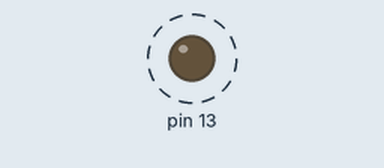
Recording of a sketch running on a simulated Arduino Uno, built with avr-gcc and run on an emulated ATmega328P. Parts: output pins drawn as LEDs (lit = HIGH). Dashed ring = blinking.

Above: at 26.81 s.
Timing chart, 0 to 40.0 s (numbered marks = the images above):
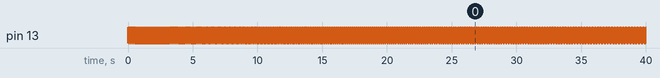

The sketch:

ulazniSignalArduino.ino
```cpp
void setup() {
  pinMode(13,OUTPUT);
  Serial.begin(9600);
}


void loop() {

  for(int i=0; i<10; i++){
    digitalWrite(13,HIGH);
    delay(56);
    digitalWrite(13,LOW);
    delay(56);
  }

  for(int i=0; i<10; i++){
    digitalWrite(13,HIGH);
    delay(58);
    digitalWrite(13,LOW);
    delay(58);
  }

  for(int i=0; i<10; i++){
    digitalWrite(13,HIGH);
    delay(59);
    digitalWrite(13,LOW);
    delay(59);
  }

  for(int i=0; i<10; i++){
    digitalWrite(13,HIGH);
    delay(60);
    digitalWrite(13,LOW);
    delay(60);
  }

  for(int i=0; i<10 ;i++){
    digitalWrite(13,HIGH);
    delay(61);
    digitalWrite(13,LOW);
    delay(61);
  }

  for(int i=0; i<10; i++){
    digitalWrite(13,HIGH);
    delay(63);
    digitalWrite(13,LOW);
    delay(63);
  }

  for(int i=0; i<10; i++){
    digitalWrite(13,HIGH);
    delay(64);
    digitalWrite(13,LOW);
    delay(64);
  }

  for(int i=0; i<10; i++){
    digitalWrite(13,HIGH);
    delay(66);
    digitalWrite(13,LOW);
    delay(66);
  }

  for(int i=0; i<10; i++){
    digitalWrite(13,HIGH);
    delay(67);
    digitalWrite(13,LOW);
    delay(67);
  }

  for(int i=0; i<10; i++){
    digitalWrite(13,HIGH);
    delay(69);
    digitalWrite(13,LOW);
    delay(69);
  }

  for(int i=0; i<10; i++){
    digitalWrite(13,HIGH);
    delay(71);
    digitalWrite(13,LOW);
    delay(71);
  }

//----------------------------------------------------------------------------------------------------

  for(int i=0; i<10; i++){
    digitalWrite(13,HIGH);
    delay(73);
    digitalWrite(13,LOW);
    delay(73);
  }

  for(int i=0; i<10; i++){
    digitalWrite(13,HIGH);
    delay(74);
    digitalWrite(13,LOW);
    delay(74);
  }

  for(int i=0; i<10; i++){
    digitalWrite(13,HIGH);
    delay(76);
    digitalWrite(13,LOW);
    delay(76);
  }

  for(int i=0; i<10; i++){
    digitalWrite(13,HIGH);
    delay(79);
    digitalWrite(13,LOW);
    delay(79);
  }

  for(int i=0; i<10; i++){
    digitalWrite(13,HIGH);
    delay(81);
    digitalWrite(13,LOW);
    delay(81);
  }

  for(int i=0; i<10 ;i++){
    digitalWrite(13,HIGH);
    delay(83);
    digitalWrite(13,LOW);
    delay(83);
  }

  for(int i=0; i<10; i++){
    digitalWrite(13,HIGH);
    delay(86);
    digitalWrite(13,LOW);
    delay(86);
  }

  for(int i=0; i<10; i++){
    digitalWrite(13,HIGH);
    delay(88);
    digitalWrite(13,LOW);
    delay(88);
  }

  for(int i=0; i<10; i++){
    digitalWrite(13,HIGH);
    delay(91);
    digitalWrite(13,LOW);
    delay(91);
  }

  for(int i=0; i<10; i++){
    digitalWrite(13,HIGH);
    delay(94);
    digitalWrite(13,LOW);
    delay(94);
  }

  //---------------------------------------------------------------------------------

  for(int i=0; i<10; i++){
    digitalWrite(13,HIGH);
    delay(97);
    digitalWrite(13,LOW);
    delay(97);
  }

  for(int i=0; i<10; i++){
    digitalWrite(13,HIGH);
    delay(101);
    digitalWrite(13,LOW);
    delay(101);
  }

  for(int i=0; i<10; i++){
    digitalWrite(13,HIGH);
    delay(105);
    digitalWrite(13,LOW);
    delay(105);
  }

  for(int i=0; i<10; i++){
    digitalWrite(13,HIGH);
    delay(109);
    digitalWrite(13,LOW);
    delay(109);
  }

  for(int i=0; i<10; i++){
    digitalWrite(13,HIGH);
    delay(113);
    digitalWrite(13,LOW);
    delay(113);
  }

  for(int i=0; i<10 ;i++){
    digitalWrite(13,HIGH);
    delay(118);
    digitalWrite(13,LOW);
    delay(118);
  }

  for(int i=0; i<10; i++){
    digitalWrite(13,HIGH);
    delay(123);
    digitalWrite(13,LOW);
    delay(123);
  }

  for(int i=0; i<10; i++){
    digitalWrite(13,HIGH);
    delay(129);
    digitalWrite(13,LOW);
    delay(129);
  }

  for(int i=0; i<10; i++){
    digitalWrite(13,HIGH);
    delay(135);
    digitalWrite(13,LOW);
    delay(135);
  }

  for(int i=0; i<10; i++){
    digitalWrite(13,HIGH);
    delay(141);
    digitalWrite(13,LOW);
    delay(141);
  }

  //---------------------------------------------------------------------------------------------

  for(int i=0; i<5; i++){
    digitalWrite(13,HIGH);
    delay(149);
    digitalWrite(13,LOW);
    delay(149);
  }

  for(int i=0; i<5; i++){
    digitalWrite(13,HIGH);
    delay(157);
    digitalWrite(13,LOW);
    delay(157);
  }

  for(int i=0; i<5; i++){
    digitalWrite(13,HIGH);
    delay(166);
    digitalWrite(13,LOW);
    delay(166);
  }

  for(int i=0; i<5; i++){
    digitalWrite(13,HIGH);
    delay(177);
    digitalWrite(13,LOW);
    delay(177);
  }

  for(int i=0; i<5; i++){
    digitalWrite(13,HIGH);
    delay(189);
    digitalWrite(13,LOW);
    delay(189);
  }

  for(int i=0; i<5 ;i++){
    digitalWrite(13,HIGH);
    delay(202);
    digitalWrite(13,LOW);
    delay(202);
  }

  for(int i=0; i<5; i++){
    digitalWrite(13,HIGH);
    delay(217);
    digitalWrite(13,LOW);
    delay(217);
  }

  for(int i=0; i<5; i++){
    digitalWrite(13,HIGH);
    delay(236);
    digitalWrite(13,LOW);
    delay(236);
  }

  for(int i=0; i<5; i++){
    digitalWrite(13,HIGH);
    delay(257);
    digitalWrite(13,LOW);
    delay(257);
  }

  for(int i=0; i<5; i++){
    digitalWrite(13,HIGH);
    delay(283);
    digitalWrite(13,LOW);
    delay(283);
  }

  //------------------------------------------------------------------------------

  for(int i=0; i<5; i++){
    digitalWrite(13,HIGH);
    delay(314);
    digitalWrite(13,LOW);
    delay(314);
  }

  for(int i=0; i<5; i++){
    digitalWrite(13,HIGH);
    delay(353);
    digitalWrite(13,LOW);
    delay(353);
  }

  for(int i=0; i<5; i++){
    digitalWrite(13,HIGH);
    delay(404);
    digitalWrite(13,LOW);
    delay(404);
  }

  for(int i=0; i<5; i++){
    digitalWrite(13,HIGH);
    delay(471);
    digitalWrite(13,LOW);
    delay(471);
  }

  for(int i=0; i<5; i++){
    digitalWrite(13,HIGH);
    delay(565);
    digitalWrite(13,LOW);
    delay(565);
  }

  for(int i=0; i<5 ;i++){
    digitalWrite(13,HIGH);
    delay(707);
    digitalWrite(13,LOW);
    delay(707);
  }

  for(int i=0; i<5; i++){
    digitalWrite(13,HIGH);
    delay(943);
    digitalWrite(13,LOW);
    delay(943);
  }

  for(int i=0; i<5; i++){
    digitalWrite(13,HIGH);
    delay(1414);
    digitalWrite(13,LOW);
    delay(1414);
  }

  for(int i=0; i<5; i++){
    digitalWrite(13,HIGH);
    delay(2827);
    digitalWrite(13,LOW);
    delay(2827);
  }

}
```

Measured:
- by itself, pin 13: alternates HIGH for 0.07 s and LOW for 0.07 s
